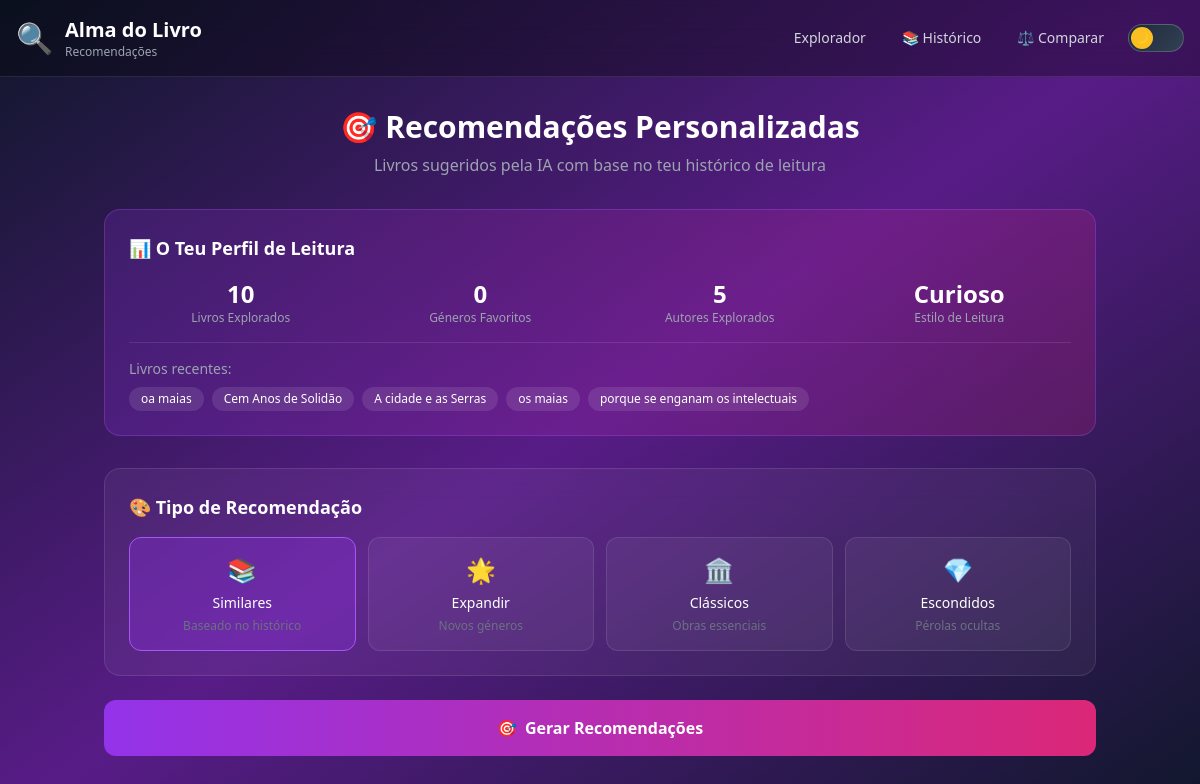
/recommendations (signed in), run on the app's committed database.
### models/book.py (models this page shows, shortened)
class AnalysisHistory(db.Model):
    __tablename__ = 'analysis_history'
    id = db.Column(db.Integer, primary_key=True, autoincrement=True)
    user_id = db.Column(db.Integer, db.ForeignKey('users.id'), nullable=False)
    book_title = db.Column(db.String(500), nullable=False)
    book_author = db.Column(db.String(300), nullable=True)
    aspect = db.Column(db.String(50), nullable=False)  # info, summary, characters, quiz, etc.
    language = db.Column(db.String(10), default='pt-pt')
    response_preview = db.Column(db.Text, nullable=True)  # First 500 chars of response
    created_at = db.Column(db.DateTime, default=datetime.utcnow)
    user = db.relationship('User', backref=db.backref('analyses', lazy='dynamic'))

### app.py (the view)
@app.route('/recommendations')
@login_required
def recommendations_page():
    from collections import Counter
    analyses = AnalysisHistory.query.filter_by(user_id=current_user.id).all()
    books = list(set(a.book_title for a in analyses))
    authors = list(set(a.book_author for a in analyses if a.book_author))
    aspects = [a.aspect for a in analyses]
    aspect_counts = Counter(aspects)
    if aspect_counts:
        top_aspect = aspect_counts.most_common(1)[0][0]
        style_map = {
            'characters': 'Analítico',
            'themes': 'Reflexivo',
            'summary': 'Prático',
            'quiz': 'Interativo',
            'chat': 'Explorador',
            'interview': 'Criativo'
        }
        reading_style = style_map.get(top_aspect, 'Curioso')
    else:
        reading_style = 'Iniciante'
    profile = {
        'total_books': len(books),
        'favorite_genres': [],  # Would need genre data
        'favorite_authors': authors[:5],
        'reading_style': reading_style,
        'recent_books': books[:5]
    }
    return render_template('recommendations.html', profile=profile)

### app.py (called while the page is built)
@app.before_request
def before_request_security():
    blocked_response = check_blocked_ip()
    if blocked_response:
        return blocked_response

@app.after_request
def after_request_security(response):
    return add_security_headers(response)

@login_manager.user_loader
def load_user(user_id):
    return User.query.get(int(user_id))

### utils/security.py (called while the page is built, shortened)
def get_client_ip():
    if request.headers.get('X-Forwarded-For'):
        return request.headers.get('X-Forwarded-For').split(',')[0].strip()
    if request.headers.get('X-Real-IP'):
        return request.headers.get('X-Real-IP')
    return request.remote_addr

def is_ip_blocked(ip_address):
    from models.book import BlockedIP
    from datetime import datetime
    blocked = BlockedIP.query.filter_by(ip_address=ip_address, is_active=True).first()
    return False

def check_blocked_ip():
    ip = get_client_ip()
    if is_ip_blocked(ip):
        return jsonify({
            'success': False,
            'error': 'Acesso bloqueado. Contacte o suporte.',
            'blocked': True
        }), 403
    return None

def add_security_headers(response):
    response.headers['X-Content-Type-Options'] = 'nosniff'
    response.headers['X-Frame-Options'] = 'SAMEORIGIN'
    response.headers['X-XSS-Protection'] = '1; mode=block'
    response.headers['Referrer-Policy'] = 'strict-origin-when-cross-origin'
    csp = (
        "default-src 'self'; "
        "script-src 'self' 'unsafe-inline' 'unsafe-eval' https://cdn.tailwindcss.com https://js.stripe.com; "
        "style-src 'self' 'unsafe-inline' https://fonts.googleapis.com; "
        "font-src 'self' https://fonts.gstatic.com; "
        "img-src 'self' data: https:; "
        "connect-src 'self' https://api.stripe.com; "
        "frame-src https://js.stripe.com;"
    )
    response.headers['Content-Security-Policy'] = csp
    return response

### templates/recommendations.html (shortened to what this page needs)
<!DOCTYPE html>
<html lang="pt" data-theme="dark">
<head>
    <script src="https://cdn.tailwindcss.com"></script>
    <link rel="stylesheet" href="{{ url_for('static', filename='style.css') }}">
</head>
<body class="min-h-screen bg-gradient-to-br from-slate-900 via-purple-900 to-slate-900">
    <header class="bg-black/30 backdrop-blur-lg border-b border-white/10 sticky top-0 z-50">
        <div class="max-w-7xl mx-auto px-4 py-4">
            <div class="flex items-center justify-between">
                <a href="/explorer" class="flex items-center gap-3">
                    <span class="text-3xl">🔍</span>
                    <div>
                        <h1 class="text-xl font-bold text-white">Alma do Livro</h1>
                        <p class="text-xs text-gray-400 hidden sm:block">Recomendações</p>
                    </div>
                </a>
                <div class="flex items-center gap-3">
                    <a href="/explorer" class="px-3 py-1.5 text-gray-300 hover:text-white text-sm transition-colors">
                        Explorador
                    </a>
                    <a href="/history" class="px-3 py-1.5 text-gray-300 hover:text-white text-sm transition-colors">
                        📚 Histórico
                    </a>
                    <a href="/compare" class="px-3 py-1.5 text-gray-300 hover:text-white text-sm transition-colors">
                        ⚖️ Comparar
                    </a>
                    <button onclick="toggleTheme()" class="theme-toggle" title="Alternar tema">
                        <div class="theme-toggle-circle">
                            <span id="themeIcon">🌙</span>
                        </div>
                    </button>
                </div>
            </div>
        </div>
    </header>
    <main class="max-w-5xl mx-auto px-4 py-8">
        <div class="text-center mb-8">
            <h1 class="text-3xl font-bold text-white mb-2">🎯 Recomendações Personalizadas</h1>
            <p class="text-gray-400">Livros sugeridos pela IA com base no teu histórico de leitura</p>
        </div>
        <div class="bg-gradient-to-r from-purple-600/20 to-pink-600/20 rounded-2xl border border-purple-500/30 p-6 mb-8">
            <h2 class="text-lg font-semibold text-white mb-4">📊 O Teu Perfil de Leitura</h2>
            <div class="grid grid-cols-2 md:grid-cols-4 gap-4">
                <div class="text-center">
                    <span class="text-2xl font-bold text-white">{{ profile.total_books }}</span>
                    <p class="text-xs text-gray-400">Livros Explorados</p>
                </div>
                <div class="text-center">
                    <span class="text-2xl font-bold text-white">{{ profile.favorite_genres|length }}</span>
                    <p class="text-xs text-gray-400">Géneros Favoritos</p>
                </div>
                <div class="text-center">
                    <span class="text-2xl font-bold text-white">{{ profile.favorite_authors|length }}</span>
                    <p class="text-xs text-gray-400">Autores Explorados</p>
                </div>
                <div class="text-center">
                    <span class="text-2xl font-bold text-white">{{ profile.reading_style }}</span>
                    <p class="text-xs text-gray-400">Estilo de Leitura</p>
                </div>
            </div>
            {% if profile.recent_books %}
            <div class="mt-4 pt-4 border-t border-white/10">
                <p class="text-sm text-gray-400 mb-2">Livros recentes:</p>
                <div class="flex flex-wrap gap-2">
                    {% for book in profile.recent_books[:5] %}
                    <span class="px-3 py-1 bg-white/10 text-white text-xs rounded-full">{{ book }}</span>
                    {% endfor %}
                </div>
            </div>
            {% endif %}
        </div>
        <div class="bg-white/5 backdrop-blur-lg rounded-2xl border border-white/10 p-6 mb-6">
            <h3 class="text-lg font-semibold text-white mb-4">🎨 Tipo de Recomendação</h3>
            <div class="grid grid-cols-2 md:grid-cols-4 gap-3">
                <label class="cursor-pointer">
                    <div class="p-4 bg-white/5 border border-white/10 rounded-xl text-center transition-all peer-checked:bg-purple-600/30 peer-checked:border-purple-500 hover:bg-white/10">
                        <span class="text-2xl block mb-1">📚</span>
                        <span class="text-white text-sm">Similares</span>
                        <p class="text-xs text-gray-500 mt-1">Baseado no histórico</p>
                    </div>
                </label>
                <label class="cursor-pointer">
                    <div class="p-4 bg-white/5 border border-white/10 rounded-xl text-center transition-all peer-checked:bg-purple-600/30 peer-checked:border-purple-500 hover:bg-white/10">
                        <span class="text-2xl block mb-1">🌟</span>
                        <span class="text-white text-sm">Expandir</span>
                        <p class="text-xs text-gray-500 mt-1">Novos géneros</p>
                    </div>
                </label>
                <label class="cursor-pointer">
                    <div class="p-4 bg-white/5 border border-white/10 rounded-xl text-center transition-all peer-checked:bg-purple-600/30 peer-checked:border-purple-500 hover:bg-white/10">
                        <span class="text-2xl block mb-1">🏛️</span>
                        <span class="text-white text-sm">Clássicos</span>
                        <p class="text-xs text-gray-500 mt-1">Obras essenciais</p>
                    </div>
                </label>
                <label class="cursor-pointer">
                    <div class="p-4 bg-white/5 border border-white/10 rounded-xl text-center transition-all peer-checked:bg-purple-600/30 peer-checked:border-purple-500 hover:bg-white/10">
                        <span class="text-2xl block mb-1">💎</span>
                        <span class="text-white text-sm">Escondidos</span>
                        <p class="text-xs text-gray-500 mt-1">Pérolas ocultas</p>
                    </div>
                </label>
            </div>
        </div>
        <button onclick="getRecommendations()" id="recBtn"
                class="w-full px-6 py-4 bg-gradient-to-r from-purple-600 to-pink-600 hover:from-purple-700 hover:to-pink-700 disabled:from-gray-600 disabled:to-gray-600 text-white font-semibold rounded-xl transition-all flex items-center justify-center gap-2 mb-8">
            <span>🎯</span>
            <span>Gerar Recomendações</span>
        </button>
    </main>
</body>
</html>

### static/style.css (style rules this page uses)
:root { --bg-primary: #0f172a; --bg-secondary: #1e293b; --bg-tertiary: #334155; --bg-card: rgba(255, 255, 255, 0.05); --bg-card-hover: rgba(255, 255, 255, 0.1); --border-color: rgba(255, 255, 255, 0.1); --border-color-hover: rgba(255, 255, 255, 0.2); --text-primary: #ffffff; --text-secondary: #e2e8f0; --text-muted: #94a3b8; --text-accent: #a855f7; --gradient-start: #581c87; --gradient-end: #831843; --purple-glow: rgba(139, 92, 246, 0.5); --scrollbar-track: rgba(255, 255, 255, 0.1); --scrollbar-thumb: rgba(139, 92, 246, 0.5); }
.theme-toggle { position: relative; width: 56px; height: 28px; border-radius: 14px; background: linear-gradient(135deg, #1e293b 0%, #334155 100%); cursor: pointer; transition: all 0.3s ease; border: 1px solid rgba(255, 255, 255, 0.2); }
.theme-toggle-circle { position: absolute; top: 2px; left: 2px; width: 22px; height: 22px; border-radius: 50%; background: #fbbf24; transition: all 0.3s ease; display: flex; align-items: center; justify-content: center; font-size: 12px; }
html { scroll-behavior: smooth; }
button, a { transition: all 0.2s ease; }

### data on the page
AnalysisHistory: book_title "oa maias"
AnalysisHistory: book_title "Cem Anos de Solidão"
AnalysisHistory: book_title "A cidade e as Serras"
AnalysisHistory: book_title "os maias"
AnalysisHistory: book_title "porque se enganam os intelectuais"

### other printed values
{{ profile.total_books }} "10"
{{ profile.favorite_genres|length }} "0"
{{ profile.favorite_authors|length }} "5"
{{ profile.reading_style }} "Curioso"
